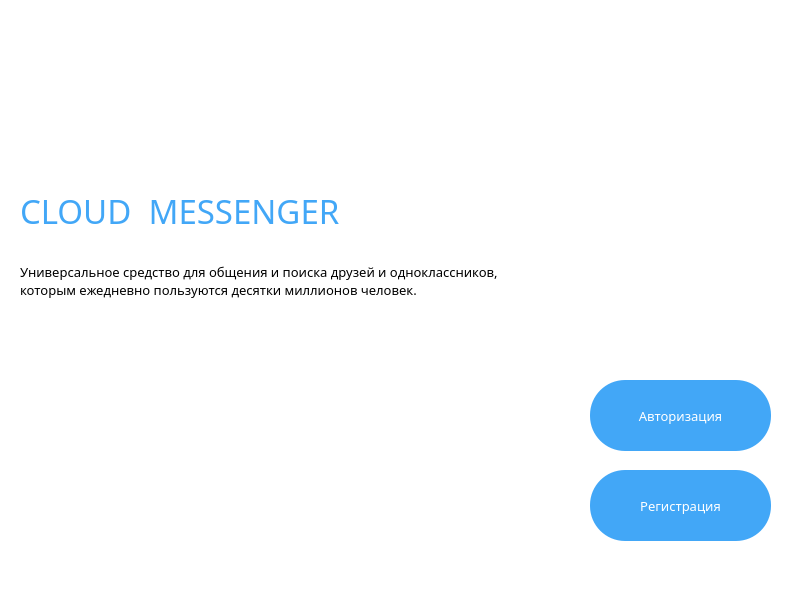
<?xml version="1.0" encoding="UTF-8"?>
<ui version="4.0">
 <class>MainWindow</class>
 <widget class="QMainWindow" name="MainWindow">
  <property name="geometry">
   <rect>
    <x>0</x>
    <y>0</y>
    <width>800</width>
    <height>600</height>
   </rect>
  </property>
  <property name="maximumSize">
   <size>
    <width>800</width>
    <height>600</height>
   </size>
  </property>
  <property name="windowTitle">
   <string>MainWindow</string>
  </property>
  <property name="styleSheet">
   <string notr="true">background-color: rgb(255, 255, 255);</string>
  </property>
  <widget class="QWidget" name="centralwidget">
   <widget class="QStackedWidget" name="stackedWidget">
    <property name="geometry">
     <rect>
      <x>-50</x>
      <y>0</y>
      <width>851</width>
      <height>581</height>
     </rect>
    </property>
    <property name="currentIndex">
     <number>0</number>
    </property>
    <widget class="QWidget" name="page">
     <widget class="QPushButton" name="Login_Button">
      <property name="geometry">
       <rect>
        <x>640</x>
        <y>380</y>
        <width>181</width>
        <height>71</height>
       </rect>
      </property>
      <property name="font">
       <font>
        <family>Montserrat SemiBold</family>
        <pointsize>10</pointsize>
       </font>
      </property>
      <property name="styleSheet">
       <string notr="true">background-color: rgb(66, 167, 247);
border-radius: 35px;
color: rgb(255, 255, 255);</string>
      </property>
      <property name="text">
       <string>Авторизация</string>
      </property>
     </widget>
     <widget class="QLabel" name="label">
      <property name="geometry">
       <rect>
        <x>70</x>
        <y>170</y>
        <width>361</width>
        <height>81</height>
       </rect>
      </property>
      <property name="font">
       <font>
        <family>Montserrat SemiBold</family>
        <pointsize>25</pointsize>
       </font>
      </property>
      <property name="styleSheet">
       <string notr="true">color: #42a7f7;</string>
      </property>
      <property name="text">
       <string>CLOUD  MESSENGER</string>
      </property>
     </widget>
     <widget class="QPushButton" name="Reg_Button">
      <property name="geometry">
       <rect>
        <x>640</x>
        <y>470</y>
        <width>181</width>
        <height>71</height>
       </rect>
      </property>
      <property name="font">
       <font>
        <family>Montserrat SemiBold</family>
        <pointsize>10</pointsize>
       </font>
      </property>
      <property name="styleSheet">
       <string notr="true">background-color: rgb(66, 167, 247);
border-radius: 35px;
color: rgb(255, 255, 255);</string>
      </property>
      <property name="text">
       <string>Регистрация</string>
      </property>
     </widget>
     <widget class="QLabel" name="label_2">
      <property name="geometry">
       <rect>
        <x>70</x>
        <y>260</y>
        <width>511</width>
        <height>41</height>
       </rect>
      </property>
      <property name="font">
       <font>
        <family>Montserrat Light</family>
        <pointsize>10</pointsize>
       </font>
      </property>
      <property name="styleSheet">
       <string notr="true"/>
      </property>
      <property name="text">
       <string>Универсальное средство для общения и поиска друзей и одноклассников, 
которым ежедневно пользуются десятки миллионов человек.</string>
      </property>
     </widget>
    </widget>
    <widget class="QWidget" name="page_2">
     <widget class="QLabel" name="label_4">
      <property name="geometry">
       <rect>
        <x>70</x>
        <y>150</y>
        <width>231</width>
        <height>81</height>
       </rect>
      </property>
      <property name="font">
       <font>
        <family>Montserrat SemiBold</family>
        <pointsize>25</pointsize>
       </font>
      </property>
      <property name="styleSheet">
       <string notr="true">color: #42a7f7;</string>
      </property>
      <property name="text">
       <string>Авторизация</string>
      </property>
     </widget>
     <widget class="QPushButton" name="Login_button_finish">
      <property name="geometry">
       <rect>
        <x>580</x>
        <y>390</y>
        <width>141</width>
        <height>41</height>
       </rect>
      </property>
      <property name="font">
       <font>
        <family>Montserrat SemiBold</family>
        <pointsize>10</pointsize>
        <weight>75</weight>
        <bold>true</bold>
       </font>
      </property>
      <property name="styleSheet">
       <string notr="true">background-color: rgb(66, 167, 247);
border-radius: 20px;
color: rgb(255, 255, 255);</string>
      </property>
      <property name="text">
       <string>Авторизация</string>
      </property>
     </widget>
     <widget class="QLabel" name="label_3">
      <property name="geometry">
       <rect>
        <x>70</x>
        <y>240</y>
        <width>411</width>
        <height>41</height>
       </rect>
      </property>
      <property name="font">
       <font>
        <family>Montserrat Light</family>
        <pointsize>10</pointsize>
       </font>
      </property>
      <property name="styleSheet">
       <string notr="true"/>
      </property>
      <property name="text">
       <string>Давно мы тебя не видели! Скорее зайди и узнай что нового!</string>
      </property>
     </widget>
     <widget class="QLineEdit" name="lineEdit">
      <property name="geometry">
       <rect>
        <x>530</x>
        <y>170</y>
        <width>251</width>
        <height>71</height>
       </rect>
      </property>
      <property name="styleSheet">
       <string notr="true">border-radius: 35px;
background-color: rgb(237, 238, 240);</string>
      </property>
      <property name="text">
       <string/>
      </property>
     </widget>
     <widget class="QLineEdit" name="lineEdit_2">
      <property name="geometry">
       <rect>
        <x>530</x>
        <y>290</y>
        <width>251</width>
        <height>71</height>
       </rect>
      </property>
      <property name="styleSheet">
       <string notr="true">border-radius: 35px;
background-color: rgb(237, 238, 240);</string>
      </property>
      <property name="text">
       <string/>
      </property>
      <property name="echoMode">
       <enum>QLineEdit::Password</enum>
      </property>
     </widget>
     <widget class="QLabel" name="label_5">
      <property name="geometry">
       <rect>
        <x>560</x>
        <y>150</y>
        <width>61</width>
        <height>20</height>
       </rect>
      </property>
      <property name="font">
       <font>
        <family>Montserrat Medium</family>
        <pointsize>10</pointsize>
       </font>
      </property>
      <property name="text">
       <string>Логин</string>
      </property>
     </widget>
     <widget class="QLabel" name="label_6">
      <property name="geometry">
       <rect>
        <x>560</x>
        <y>270</y>
        <width>61</width>
        <height>20</height>
       </rect>
      </property>
      <property name="font">
       <font>
        <family>Montserrat Medium</family>
        <pointsize>10</pointsize>
       </font>
      </property>
      <property name="text">
       <string>Пароль</string>
      </property>
     </widget>
    </widget>
    <widget class="QWidget" name="page_3">
     <widget class="QLineEdit" name="lineEdit_3">
      <property name="geometry">
       <rect>
        <x>530</x>
        <y>170</y>
        <width>251</width>
        <height>71</height>
       </rect>
      </property>
      <property name="styleSheet">
       <string notr="true">border-radius: 35px;
background-color: rgb(237, 238, 240);</string>
      </property>
      <property name="text">
       <string/>
      </property>
     </widget>
     <widget class="QLineEdit" name="lineEdit_4">
      <property name="geometry">
       <rect>
        <x>530</x>
        <y>290</y>
        <width>251</width>
        <height>71</height>
       </rect>
      </property>
      <property name="styleSheet">
       <string notr="true">border-radius: 35px;
background-color: rgb(237, 238, 240);</string>
      </property>
      <property name="text">
       <string/>
      </property>
      <property name="echoMode">
       <enum>QLineEdit::Password</enum>
      </property>
     </widget>
     <widget class="QLabel" name="label_7">
      <property name="geometry">
       <rect>
        <x>70</x>
        <y>150</y>
        <width>231</width>
        <height>81</height>
       </rect>
      </property>
      <property name="font">
       <font>
        <family>Montserrat SemiBold</family>
        <pointsize>25</pointsize>
       </font>
      </property>
      <property name="styleSheet">
       <string notr="true">color: #42a7f7;</string>
      </property>
      <property name="text">
       <string>Регистрация</string>
      </property>
     </widget>
     <widget class="QLabel" name="label_8">
      <property name="geometry">
       <rect>
        <x>560</x>
        <y>270</y>
        <width>61</width>
        <height>20</height>
       </rect>
      </property>
      <property name="font">
       <font>
        <family>Montserrat Medium</family>
        <pointsize>10</pointsize>
       </font>
      </property>
      <property name="text">
       <string>Пароль</string>
      </property>
     </widget>
     <widget class="QPushButton" name="Reg_button_finish">
      <property name="geometry">
       <rect>
        <x>580</x>
        <y>390</y>
        <width>141</width>
        <height>41</height>
       </rect>
      </property>
      <property name="font">
       <font>
        <family>Montserrat SemiBold</family>
        <pointsize>10</pointsize>
        <weight>75</weight>
        <bold>true</bold>
       </font>
      </property>
      <property name="styleSheet">
       <string notr="true">background-color: rgb(66, 167, 247);
border-radius: 20px;
color: rgb(255, 255, 255);</string>
      </property>
      <property name="text">
       <string>Регистрация</string>
      </property>
     </widget>
     <widget class="QLabel" name="label_9">
      <property name="geometry">
       <rect>
        <x>560</x>
        <y>150</y>
        <width>61</width>
        <height>20</height>
       </rect>
      </property>
      <property name="font">
       <font>
        <family>Montserrat Medium</family>
        <pointsize>10</pointsize>
       </font>
      </property>
      <property name="text">
       <string>Логин</string>
      </property>
     </widget>
     <widget class="QLabel" name="label_10">
      <property name="geometry">
       <rect>
        <x>70</x>
        <y>240</y>
        <width>411</width>
        <height>41</height>
       </rect>
      </property>
      <property name="font">
       <font>
        <family>Montserrat Light</family>
        <pointsize>10</pointsize>
       </font>
      </property>
      <property name="styleSheet">
       <string notr="true"/>
      </property>
      <property name="text">
       <string>Впервые в облаках? Моментально введем в курс дела</string>
      </property>
     </widget>
    </widget>
   </widget>
  </widget>
  <widget class="QMenuBar" name="menubar">
   <property name="geometry">
    <rect>
     <x>0</x>
     <y>0</y>
     <width>800</width>
     <height>21</height>
    </rect>
   </property>
  </widget>
  <widget class="QStatusBar" name="statusbar"/>
 </widget>
 <resources/>
 <connections/>
</ui>
